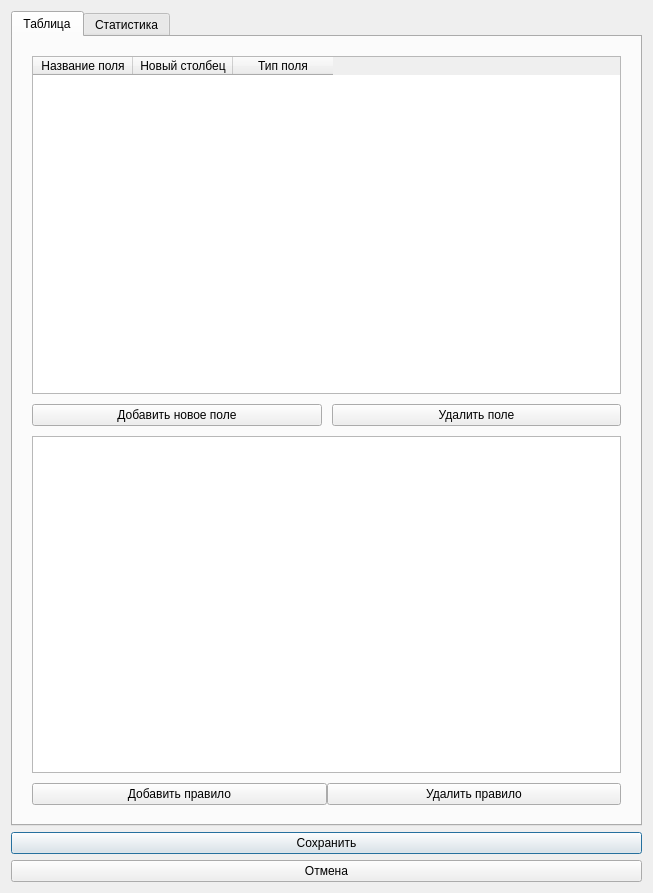
<?xml version="1.0" encoding="UTF-8"?>
<ui version="4.0">
 <class>settingsdialog</class>
 <widget class="QDialog" name="settingsdialog">
  <property name="geometry">
   <rect>
    <x>0</x>
    <y>0</y>
    <width>653</width>
    <height>893</height>
   </rect>
  </property>
  <property name="maximumSize">
   <size>
    <width>1000</width>
    <height>1000</height>
   </size>
  </property>
  <property name="windowTitle">
   <string>Настройки</string>
  </property>
  <property name="windowIcon">
   <iconset theme="QIcon::ThemeIcon::DocumentProperties"/>
  </property>
  <layout class="QGridLayout" name="gridLayout_2">
   <item row="1" column="0">
    <widget class="QPushButton" name="pushButton">
     <property name="text">
      <string>Сохранить</string>
     </property>
    </widget>
   </item>
   <item row="0" column="0">
    <widget class="QTabWidget" name="tabWidget">
     <property name="sizePolicy">
      <sizepolicy hsizetype="Expanding" vsizetype="Expanding">
       <horstretch>0</horstretch>
       <verstretch>0</verstretch>
      </sizepolicy>
     </property>
     <property name="currentIndex">
      <number>0</number>
     </property>
     <widget class="QWidget" name="tab">
      <attribute name="title">
       <string>Таблица</string>
      </attribute>
      <layout class="QGridLayout" name="gridLayout">
       <item row="0" column="0">
        <layout class="QGridLayout" name="gridLayout_3" rowstretch="3,0,3,0">
         <property name="leftMargin">
          <number>10</number>
         </property>
         <property name="topMargin">
          <number>10</number>
         </property>
         <property name="rightMargin">
          <number>10</number>
         </property>
         <property name="bottomMargin">
          <number>10</number>
         </property>
         <property name="horizontalSpacing">
          <number>0</number>
         </property>
         <property name="verticalSpacing">
          <number>10</number>
         </property>
         <item row="0" column="0">
          <widget class="QTableWidget" name="tableWidget">
           <property name="sizePolicy">
            <sizepolicy hsizetype="Expanding" vsizetype="Expanding">
             <horstretch>0</horstretch>
             <verstretch>0</verstretch>
            </sizepolicy>
           </property>
           <property name="minimumSize">
            <size>
             <width>0</width>
             <height>226</height>
            </size>
           </property>
           <property name="alternatingRowColors">
            <bool>true</bool>
           </property>
           <property name="verticalScrollMode">
            <enum>QAbstractItemView::ScrollMode::ScrollPerPixel</enum>
           </property>
           <property name="horizontalScrollMode">
            <enum>QAbstractItemView::ScrollMode::ScrollPerPixel</enum>
           </property>
           <column>
            <property name="text">
             <string>Название поля</string>
            </property>
           </column>
           <column>
            <property name="text">
             <string>Новый столбец</string>
            </property>
           </column>
           <column>
            <property name="text">
             <string>Тип поля</string>
            </property>
           </column>
          </widget>
         </item>
         <item row="1" column="0">
          <layout class="QHBoxLayout" name="horizontalLayout_2">
           <property name="spacing">
            <number>10</number>
           </property>
           <item>
            <widget class="QPushButton" name="addNewFieldButton">
             <property name="text">
              <string>Добавить новое поле</string>
             </property>
            </widget>
           </item>
           <item>
            <widget class="QPushButton" name="delFieldButton">
             <property name="text">
              <string>Удалить поле</string>
             </property>
            </widget>
           </item>
          </layout>
         </item>
         <item row="3" column="0">
          <layout class="QHBoxLayout" name="horizontalLayout">
           <item>
            <widget class="QPushButton" name="addValidationRuleButton">
             <property name="text">
              <string>Добавить правило</string>
             </property>
            </widget>
           </item>
           <item>
            <widget class="QPushButton" name="removeValidationRuleButton">
             <property name="text">
              <string>Удалить правило</string>
             </property>
            </widget>
           </item>
          </layout>
         </item>
         <item row="2" column="0">
          <widget class="QTableWidget" name="validationRulesTableWidget">
           <property name="editTriggers">
            <set>QAbstractItemView::EditTrigger::NoEditTriggers</set>
           </property>
           <property name="tabKeyNavigation">
            <bool>false</bool>
           </property>
           <property name="selectionMode">
            <enum>QAbstractItemView::SelectionMode::SingleSelection</enum>
           </property>
          </widget>
         </item>
        </layout>
       </item>
      </layout>
     </widget>
     <widget class="QWidget" name="tab_2">
      <attribute name="title">
       <string>Статистика</string>
      </attribute>
     </widget>
    </widget>
   </item>
   <item row="2" column="0">
    <widget class="QPushButton" name="pushButton_2">
     <property name="text">
      <string>Отмена</string>
     </property>
    </widget>
   </item>
  </layout>
 </widget>
 <resources/>
 <connections/>
</ui>
